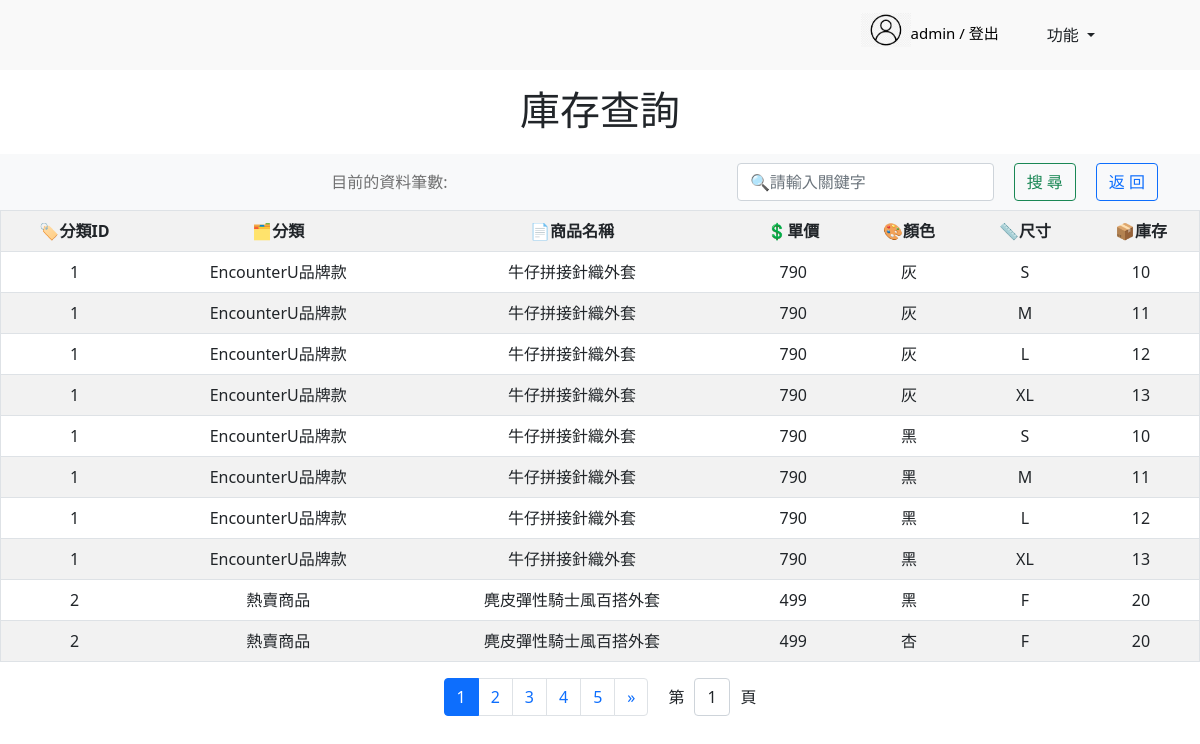
The app's page /inventorysheet/ (signed in) with its own data.
### shopping_app/models.py (models this page shows)
class Products(models.Model):
    ProductID = models.AutoField(primary_key=True, verbose_name='商品ID')
    ProductName = models.CharField(max_length=100, verbose_name='商品名稱' , default='')
    Price = models.IntegerField(default=0, verbose_name='價格')
    Type_id = models.ForeignKey(ProductTypeModel, on_delete=models.CASCADE, verbose_name='分類ID')

### shopping_app/views.py (the view)
# urls.py: path('inventorysheet/',views.inventorysheet),  #庫存查詢
@csrf_exempt
def inventorysheet(request):  #庫存查詢
    if 'site_search' in request.POST:
        site_search = request.POST["site_search"]
        site_search = site_search.strip() #去空白
        keywords = site_search.split(" ")#字元切割
        q_objects = Q()
        color_filter = Q()
        for keyword in keywords:
            if keyword != "":
                status = True
                q_objects.add(Q(Type_id__TypeID__contains=keyword), Q.OR)
                q_objects.add(Q(Type_id__TypeName__contains=keyword), Q.OR)
                q_objects.add(Q(ProductName__contains=keyword), Q.OR)
                q_objects.add(Q(Price__contains=keyword), Q.OR)
                q_objects.add(Q(productcolorsizestocks__Color_id__ColorName__contains=keyword), Q.OR)
                q_objects.add(Q(productcolorsizestocks__Size_id__SizeName__contains=keyword), Q.OR)
                q_objects.add(Q(productcolorsizestocks__Stock__contains=keyword), Q.OR)
        result_data1 = Products.objects.filter(q_objects).distinct('ProductID')
        result_data2 = result_data1.values(
            'Type_id__TypeID',
            'Type_id__TypeName',
            'ProductName',
            'Price',
            'productcolorsizestocks__Color_id__ColorName',
            'productcolorsizestocks__Size_id__SizeName',
            'productcolorsizestocks__Stock'
        )
        resultList = result_data2.distinct()
        for item in resultList:
            print('item=',item)
        productcolorsizestocks = len(resultList)
    else:
        result_data1 = Products.objects.all()
        result_data2 = result_data1.values(
            'Type_id__TypeID',
            'Type_id__TypeName',
            'ProductName',
            'Price',
            'productcolorsizestocks__Color_id__ColorName',
            'productcolorsizestocks__Size_id__SizeName',
            'productcolorsizestocks__Stock'
        )
        resultList = result_data2.distinct()
        print('resultList的長度為',len(resultList))
        productcolorsizestocks = len(resultList)
    if not resultList:
        errormessage = "無資料"
        status = False
    else:
        errormessage = ""
        status = True
    return render(request,"inventorysheet.html",locals())

### templates/inventorysheet.html (shortened to what this page needs)
<!DOCTYPE html>
<html lang="en">
<head>
    {% load static %}
    <link rel="stylesheet" href="{% static './inventorysheet.css' %}">
    <link rel="stylesheet" href="{% static './css/bootstrap.min.css' %}">
</head>
<body>
    <nav class="navbar navbar-light bg-rgb(255, 255, 235) navbar-expand-md" id="top-1">
        <div class="container-fluid">
            <div class="d-flex justify-content-center align-items-center">
                <p id="cart_text" class="d-md-inline">
                    <div>
                        {% if request.user.is_authenticated %}
                            <div>
                                <a href="/adminlogout/" id="sign_in">
                                    <img src="{% static './images/member4_0.png' %}" id="member" />{{ user.username }} / 登出
                                </a>
                            </div>
                        {% else %}
                            <div>
                                <a href="/adminlogin/" id="sign_in">
                                    <img src="{% static './images/member4_0.png' %}" id="member" />登入
                                </a>
                            </div>
                        {% endif %}
                    </div>
                    <div class="dropdown" id="top-2" style="margin-left: 10px; margin-right: 80px;">
                        <a class="btn btn-second btn-md dropdown-toggle" href="#" role="button" id="dropdownMenuLink" data-bs-toggle="dropdown" aria-haspopup="true" aria-expanded="false">
                            功能
                        </a>
                    </div>
                </p>
            </div>
        </div>
    </nav>
    <div class="container">
        <div class="head_content text-center mt-3">
            <h1 class="title">庫存查詢</h1>
        </div>
    </div>
    <nav class="navbar navbar-expand-lg navbar-light bg-light">
        <div class="container d-flex justify-content-between align-items-center">
            <span class="navbar-text flex-grow-1 text-center">目前的資料筆數: {{ productcolorsizestocks.count }}</span>
            <form class="form-inline d-flex" action="/inventorysheet/" method="post">
                <input class="form-control ml-auto" type="search" id="site_search" name="site_search" placeholder="🔍請輸入關鍵字" >
                <button class="btn btn-outline-success" type="submit" id="btn_search">搜 尋</button>
                <button class="btn btn-outline-primary" type="button" id="btn_back" onclick="history.back()">返 回</button>
            </form>
        </div>
    </nav>
    {% if status %}
        <table cellpadding="20" cellspacing="0"class="table table-striped table-hover" id="data-table">
            <tr>
                <th>🏷️分類ID</th>
                <th>🗂️分類</th>
                <th>📄商品名稱</th>
                <th>💲單價</th>
                <th>🎨顏色</th>
                <th>📏尺寸</th>
                <th>📦庫存</th>
            </tr>
            {% for order in resultList %}
                <tr>
                    <td>{{ order.Type_id__TypeID }}</td>
                    <td>{{ order.Type_id__TypeName }}</td>
                    <td>{{ order.ProductName }}</td>
                    <td>{{ order.Price }}</td>
                    <td>{{ order.productcolorsizestocks__Color_id__ColorName }}</td>
                    <td>{{ order.productcolorsizestocks__Size_id__SizeName}}</td>
                    <td>{{ order.productcolorsizestocks__Stock }}</td>
                </tr>
            {% endfor %}
        </table>
        <nav aria-label="Page navigation example">
            <div class="d-flex justify-content-center">
                <ul class="pagination d-flex justify-content-center">
                </ul>
                <div class="form-group d-flex  align-items-center">
                    <label for="pageSelect">第</label>
                    <select class="form-control" id="pageSelect">
                        <option value="1">1</option>
                    </select>
                    <label>頁</label>
                </div>
            </div>
        </nav>
    {% else %}
        <h1>無資料</h1>
    {% endif %}
</body>
</html>

### static/inventorysheet.css (style rules this page uses)
* { margin: 0px; padding: 0px; width: auto; }
#top-1 { position: relative; height: 70px; background-color: #f9f9f9; z-index: 4; }
#cart_text { font-size: 15px; margin-right: 60px; margin-bottom: 3px; color: #000; text-decoration: none; }
#sign_in { font-size: 15px; margin-right: 25px; height: auto; margin-top: 10px; color: #000; text-decoration: none; }
a { color: #000; text-decoration: none; }
#member { width: 50px; margin-bottom: 10px; }
h1 { text-align: center; }
table, th ,td { border: 1px solid; border-collapse: collapse; }
table { margin-left: auto; margin-right: auto; text-align: center; }
.head_content { margin-bottom: 20px; }
#btn_search { margin-right: 20px; margin-left: 20px; white-space: nowrap; }
#btn_back { white-space: nowrap; }
.pagination { display: flex; justify-content: center; margin: 0; padding: 0; margin-right: 20px; }
#pageSelect { margin-left: 10px; margin-right: 10px; }

### records on screen
Products: Type_id__TypeID "1", Type_id__TypeName "EncounterU品牌款", ProductName "牛仔拼接針織外套", Price "790", productcolorsizestocks__Color_id__ColorName "灰", productcolorsizestocks__Size_id__SizeName "S", productcolorsizestocks__Stock "10", productcolorsizestocks__Size_id__SizeName "M", productcolorsizestocks__Stock "11", productcolorsizestocks__Size_id__SizeName "L", productcolorsizestocks__Stock "12", productcolorsizestocks__Size_id__SizeName "XL", productcolorsizestocks__Stock "13", productcolorsizestocks__Color_id__ColorName "黑"
Products: Type_id__TypeID "2", Type_id__TypeName "熱賣商品", ProductName "麂皮彈性騎士風百搭外套", Price "499", productcolorsizestocks__Color_id__ColorName "黑", productcolorsizestocks__Size_id__SizeName "F", productcolorsizestocks__Stock "20", productcolorsizestocks__Color_id__ColorName "杏"

### other values on screen
{{ user.username }} "admin"
